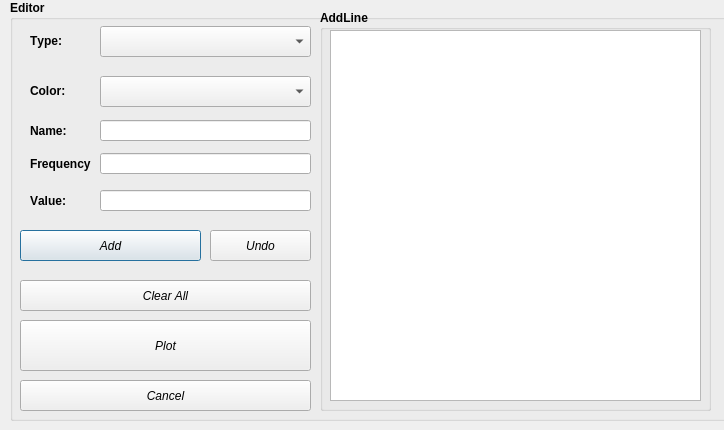
<?xml version="1.0" encoding="UTF-8"?>
<ui version="4.0">
 <class>marker</class>
 <widget class="QDialog" name="marker">
  <property name="geometry">
   <rect>
    <x>0</x>
    <y>0</y>
    <width>724</width>
    <height>430</height>
   </rect>
  </property>
  <property name="windowTitle">
   <string>Dialog</string>
  </property>
  <widget class="QGroupBox" name="MarkerEdit_groupBox">
   <property name="geometry">
    <rect>
     <x>10</x>
     <y>0</y>
     <width>721</width>
     <height>421</height>
    </rect>
   </property>
   <property name="font">
    <font>
     <bold>true</bold>
    </font>
   </property>
   <property name="title">
    <string>Editor</string>
   </property>
   <widget class="QLineEdit" name="frequencyEdit">
    <property name="geometry">
     <rect>
      <x>90</x>
      <y>153</y>
      <width>211</width>
      <height>21</height>
     </rect>
    </property>
   </widget>
   <widget class="QLabel" name="TestCode">
    <property name="geometry">
     <rect>
      <x>20</x>
      <y>153</y>
      <width>61</width>
      <height>21</height>
     </rect>
    </property>
    <property name="font">
     <font>
      <bold>true</bold>
      <kerning>false</kerning>
     </font>
    </property>
    <property name="text">
     <string>Frequency:</string>
    </property>
   </widget>
   <widget class="QComboBox" name="MarkerType_comboBox">
    <property name="geometry">
     <rect>
      <x>90</x>
      <y>26</y>
      <width>211</width>
      <height>31</height>
     </rect>
    </property>
    <property name="font">
     <font>
      <bold>false</bold>
      <kerning>false</kerning>
     </font>
    </property>
   </widget>
   <widget class="QLabel" name="TestCode_2">
    <property name="geometry">
     <rect>
      <x>20</x>
      <y>30</y>
      <width>61</width>
      <height>21</height>
     </rect>
    </property>
    <property name="font">
     <font>
      <bold>true</bold>
      <kerning>false</kerning>
     </font>
    </property>
    <property name="text">
     <string>Type:</string>
    </property>
   </widget>
   <widget class="QLineEdit" name="valueEdit">
    <property name="geometry">
     <rect>
      <x>90</x>
      <y>190</y>
      <width>211</width>
      <height>21</height>
     </rect>
    </property>
   </widget>
   <widget class="QLabel" name="TestCode_3">
    <property name="geometry">
     <rect>
      <x>20</x>
      <y>190</y>
      <width>61</width>
      <height>21</height>
     </rect>
    </property>
    <property name="font">
     <font>
      <bold>true</bold>
      <kerning>false</kerning>
     </font>
    </property>
    <property name="text">
     <string>Value:</string>
    </property>
   </widget>
   <widget class="QGroupBox" name="MarkerAddLine_groupBox">
    <property name="geometry">
     <rect>
      <x>310</x>
      <y>10</y>
      <width>391</width>
      <height>401</height>
     </rect>
    </property>
    <property name="font">
     <font>
      <bold>true</bold>
     </font>
    </property>
    <property name="title">
     <string>AddLine</string>
    </property>
    <widget class="QListWidget" name="AddLine_listWidget">
     <property name="geometry">
      <rect>
       <x>10</x>
       <y>20</y>
       <width>371</width>
       <height>371</height>
      </rect>
     </property>
     <property name="font">
      <font>
       <bold>true</bold>
       <kerning>true</kerning>
      </font>
     </property>
    </widget>
   </widget>
   <widget class="QComboBox" name="MarkerColor_comboBox">
    <property name="geometry">
     <rect>
      <x>90</x>
      <y>76</y>
      <width>211</width>
      <height>31</height>
     </rect>
    </property>
    <property name="font">
     <font>
      <bold>false</bold>
      <kerning>false</kerning>
     </font>
    </property>
   </widget>
   <widget class="QLabel" name="TestCode_4">
    <property name="geometry">
     <rect>
      <x>20</x>
      <y>80</y>
      <width>41</width>
      <height>21</height>
     </rect>
    </property>
    <property name="font">
     <font>
      <bold>true</bold>
      <kerning>false</kerning>
     </font>
    </property>
    <property name="text">
     <string>Color:</string>
    </property>
   </widget>
   <widget class="QPushButton" name="MarkerAddButton">
    <property name="geometry">
     <rect>
      <x>10</x>
      <y>230</y>
      <width>181</width>
      <height>31</height>
     </rect>
    </property>
    <property name="font">
     <font>
      <italic>true</italic>
      <bold>false</bold>
      <kerning>false</kerning>
     </font>
    </property>
    <property name="text">
     <string>Add</string>
    </property>
   </widget>
   <widget class="QPushButton" name="MarkerUndoButton">
    <property name="geometry">
     <rect>
      <x>200</x>
      <y>230</y>
      <width>101</width>
      <height>31</height>
     </rect>
    </property>
    <property name="font">
     <font>
      <italic>true</italic>
      <bold>false</bold>
      <kerning>false</kerning>
     </font>
    </property>
    <property name="text">
     <string>Undo</string>
    </property>
   </widget>
   <widget class="QPushButton" name="MarkerPlotButton">
    <property name="geometry">
     <rect>
      <x>10</x>
      <y>320</y>
      <width>291</width>
      <height>51</height>
     </rect>
    </property>
    <property name="font">
     <font>
      <italic>true</italic>
      <bold>false</bold>
      <kerning>false</kerning>
     </font>
    </property>
    <property name="text">
     <string>Plot</string>
    </property>
   </widget>
   <widget class="QPushButton" name="MarkerCancelButton">
    <property name="geometry">
     <rect>
      <x>10</x>
      <y>380</y>
      <width>291</width>
      <height>31</height>
     </rect>
    </property>
    <property name="font">
     <font>
      <italic>true</italic>
      <bold>false</bold>
      <kerning>false</kerning>
     </font>
    </property>
    <property name="text">
     <string>Cancel</string>
    </property>
   </widget>
   <widget class="QPushButton" name="MarkerClearButton">
    <property name="geometry">
     <rect>
      <x>10</x>
      <y>280</y>
      <width>291</width>
      <height>31</height>
     </rect>
    </property>
    <property name="font">
     <font>
      <italic>true</italic>
      <bold>false</bold>
      <kerning>false</kerning>
     </font>
    </property>
    <property name="text">
     <string>Clear All</string>
    </property>
   </widget>
   <widget class="QLineEdit" name="NameEdit">
    <property name="geometry">
     <rect>
      <x>90</x>
      <y>120</y>
      <width>211</width>
      <height>21</height>
     </rect>
    </property>
   </widget>
   <widget class="QLabel" name="MarkerName">
    <property name="geometry">
     <rect>
      <x>20</x>
      <y>120</y>
      <width>61</width>
      <height>21</height>
     </rect>
    </property>
    <property name="font">
     <font>
      <bold>true</bold>
      <kerning>false</kerning>
     </font>
    </property>
    <property name="text">
     <string>Name:</string>
    </property>
   </widget>
  </widget>
 </widget>
 <resources/>
 <connections/>
</ui>
